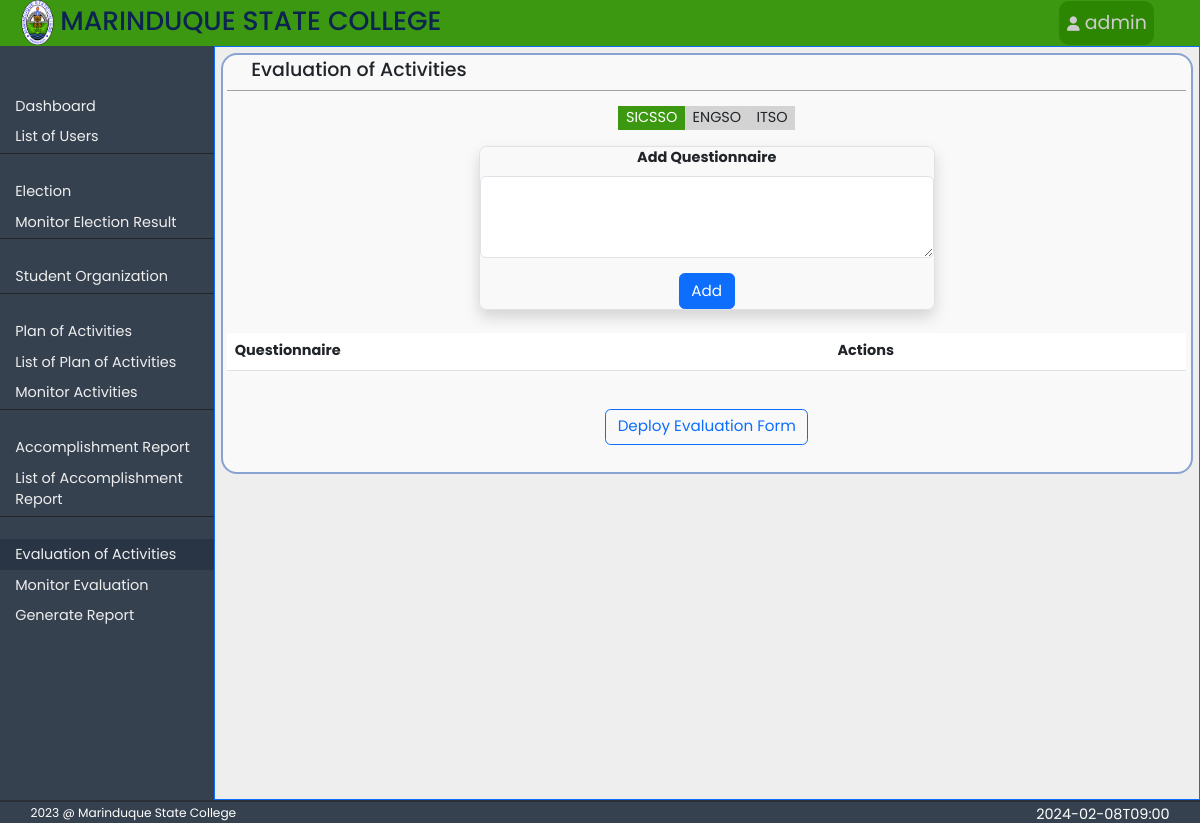
/admin/admin-evaluation-of-activities.php?activeStudentOrg=SICSSO (signed in), run on an earlier commit of the app's database.
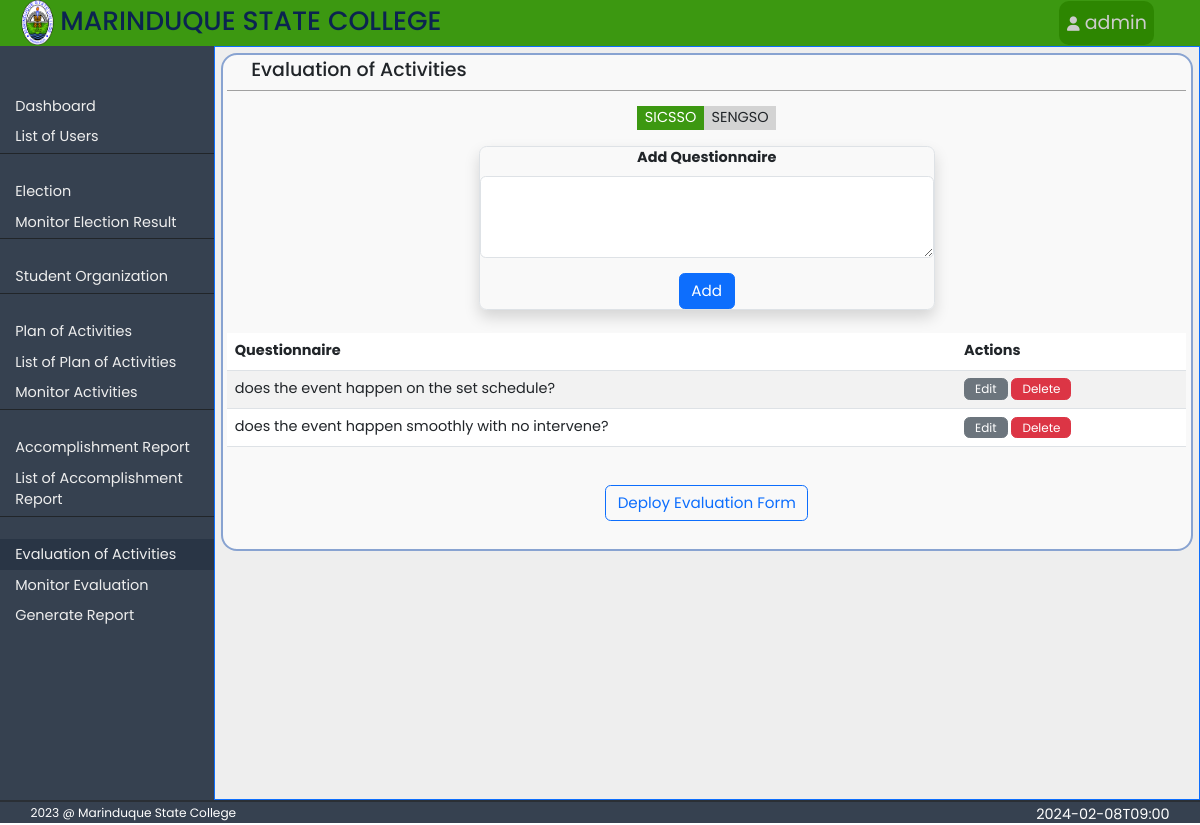
And on a later commit of the database.
### tables this page shows
CREATE TABLE `evaluation_of_activities` (
  `id` int(11) NOT NULL,
  `name_of_org` varchar(100) NOT NULL,
  `name_of_activity` varchar(150) NOT NULL,
  `questionnaire` varchar(250) NOT NULL,
  `five` int(11) NOT NULL,
  `four` int(11) NOT NULL,
  `three` int(11) NOT NULL,
  `two` int(11) NOT NULL,
  `one` int(11) NOT NULL,
  `comment` varchar(200) NOT NULL DEFAULT '',
  `status` varchar(100) NOT NULL,
  `draft` varchar(100) NOT NULL,
  `exp_date` varchar(100) DEFAULT NULL
);

### classes/database.php (called while the page is built, shortened)
<?php
class database
{
  private $servername = 'localhost';
  private $username = 'root';
  private $password = '';
  private $dbname = 'etrack';
  public $mysqli = '';
  public function __construct()
  {
    $this->mysqli = new mysqli($this->servername, $this->username, $this->password, $this->dbname);
  }
  public function select($table, $rows = '*', $where = array(), $operator = 'AND')
  {
    $args = array();
    foreach ($where as $key => $value) {
      if (is_int($value)) {
        $args[] = "$key = $value";
      } else {
        $args[] = "$key = '$value'";
      }
    }
    $sql = "SELECT $rows FROM $table WHERE " . implode(" $operator ", $args);
    return $this->mysqli->query($sql);
  }
  public function selectDistinct($table, $rows = '*', $where = array(), $operator = 'AND', $order = "")
  {
    if (empty($where)) {
      $sql = "SELECT DISTINCT $rows FROM $table";
      return $this->mysqli->query($sql);
    }
    $args = array();
    $sql = "SELECT DISTINCT $rows FROM $table WHERE " . implode(" $operator ", $args);
    return $this->mysqli->query($sql);
  }
}

### admin/admin-evaluation-of-activities.php (the view, shortened to what this page needs)
<?php
include '../classes/database.php';
include '../classes/user.php';
$date_time_now = date('Y-m-d') . 'T' . date('H:i');
$admin = new database();
?>
<!DOCTYPE html>
<html lang="en">
<head>
  <link rel="stylesheet" href="../css/bootstrap/bootstrap.css?<?php echo time(); ?>">
  <link rel="stylesheet" href="../css/admin.css?<?php echo time(); ?>">
</head>
<body>
  <div class="body">
    <div class="header bg-green-1">
      <div class="d-flex align-items-center"><img class="header-logo" src="../images/msc_logo.png" alt="msc logo">
        <h3 class=" header-texts">MARINDUQUE STATE COLLEGE</h3>
      </div>
      <div class="dropdown">
        <button class="dropbtn"><i class="fa-solid fa-user"></i> <?php User::printSession('admin-username'); ?></button>
      </div>
    </div>
    <div class="page-content">
      <?php
        require 'admin-navigations.php';
       ?>
      <div class="content border border-primary">
        <div class="content-container">
          <div class="content-header">
            <h5>Evaluation of Activities</h5>
          </div>
          <nav class="org-list-nav">
            <ul>
              <?php
              $result = $admin->selectDistinct('student_org', 'name_of_org');
              while ($row = mysqli_fetch_assoc($result)) {
              ?>
                <li id="<?php echo $row['name_of_org']; ?>" onclick="window.location.href = 'admin-evaluation-of-activities.php?activeStudentOrg=<?php echo $row['name_of_org'] ?>';"><?php echo $row['name_of_org']; ?></li>
              <?php } ?>
            </ul>
          </nav>
          <form method="post" class="d-flex flex-column align-items-center mx-auto mb-4 border shadow rounded-3" style="max-width: 30rem;">
              <label class="form-label fw-bold" for="">Add Questionnaire</label>
              <textarea class="form-control mb-3" name="questionnaire" rows="3" required></textarea>
              <input class="btn btn-primary" type="submit" name="add-questionnaire" value="Add">
          </form>
          <div class="table-responsive">
            <table class="table table-striped table-hover">
              <thead>
                <tr>
                  <th>Questionnaire</th>
                  <th>Actions</th>
                </tr>
              </thead>
              <tbody>
                <?php
                  $evaluation_questions = $admin->select('evaluation_of_activities', '*', ['name_of_org'=>User::returnValueGet('activeStudentOrg'), 'draft'=>'draft']);
                  while ($row = mysqli_fetch_assoc($evaluation_questions)) {
                ?>
                <tr>
                  <td><?php echo $row['questionnaire']; ?></td>
                  <td>
                    <a class="btn btn-secondary <?php if($row['exp_date'] > $date_time_now){ echo 'disabled';} ?> " href="edit-questionnaire.php?id=<?php echo $row['id']; ?>&activeStudentOrg=<?php User::printGet('activeStudentOrg'); ?>">Edit</a>
                    <a class="btn btn-danger <?php if($row['exp_date'] > $date_time_now){ echo 'disabled';} ?> " href="admin-evaluation-of-activities.php?activeStudentOrg=<?php User::printGet('activeStudentOrg'); ?>&deleted&id=<?php echo $row['id']; ?>">Delete</a>
                  </td>
                </tr>
                <?php } ?>
              </tbody>
            </table>
          </div>
          <div class="d-flex justify-content-center">
            <a class="btn btn-outline-primary my-4 <?php if ($disable_deploy_button) {echo ' disabled';} ?>" href="admin-deploy-evaluation.php?activeStudentOrg=<?php User::printGet('activeStudentOrg'); ?>">Deploy Evaluation Form</a>
          </div>
        </div>
      </div>
    </div>
  </div>
  <?php
    require 'admin-footer.php';
  ?>
</body>
</html>

What changed in the data, as far as the page shows it:
added evaluation_of_activities: questionnaire "does the event happen on the set schedule?"
added evaluation_of_activities: questionnaire "does the event happen smoothly with no intervene?"
Also different on the page:
new list line: "SENGSO"
list line gone: "ENGSO"
list line gone: "ITSO"
